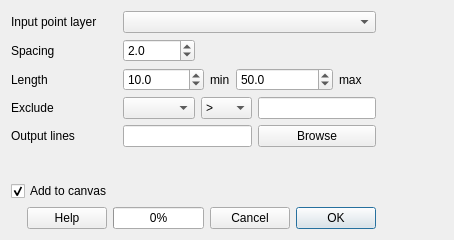
<?xml version="1.0" encoding="UTF-8"?>
<ui version="4.0">
 <class>SlackTreesDialogBase</class>
 <widget class="QDialog" name="SlackTreesDialogBase">
  <property name="geometry">
   <rect>
    <x>0</x>
    <y>0</y>
    <width>454</width>
    <height>240</height>
   </rect>
  </property>
  <property name="windowTitle">
   <string>SlackTrees</string>
  </property>
  <layout class="QGridLayout" name="gridLayout">
   <item row="0" column="0" colspan="2">
    <widget class="QLabel" name="InputLabel">
     <property name="text">
      <string>Input point layer</string>
     </property>
    </widget>
   </item>
   <item row="0" column="2" colspan="7">
    <widget class="QgsMapLayerComboBox" name="InputMapLayerComboBox">
     <property name="sizePolicy">
      <sizepolicy hsizetype="Expanding" vsizetype="Fixed">
       <horstretch>0</horstretch>
       <verstretch>0</verstretch>
      </sizepolicy>
     </property>
     <property name="sizeAdjustPolicy">
      <enum>QComboBox::AdjustToContents</enum>
     </property>
     <property name="filters">
      <set>QgsMapLayerProxyModel::HasGeometry|QgsMapLayerProxyModel::LineLayer|QgsMapLayerProxyModel::NoGeometry|QgsMapLayerProxyModel::PluginLayer|QgsMapLayerProxyModel::PointLayer|QgsMapLayerProxyModel::PolygonLayer|QgsMapLayerProxyModel::VectorLayer</set>
     </property>
    </widget>
   </item>
   <item row="1" column="0">
    <widget class="QLabel" name="SpacingLabel">
     <property name="text">
      <string>Spacing</string>
     </property>
    </widget>
   </item>
   <item row="1" column="2">
    <widget class="QgsDoubleSpinBox" name="SpacingDoubleSpinBox">
     <property name="decimals">
      <number>1</number>
     </property>
     <property name="maximum">
      <double>50.000000000000000</double>
     </property>
     <property name="value">
      <double>2.000000000000000</double>
     </property>
     <property name="showClearButton">
      <bool>true</bool>
     </property>
    </widget>
   </item>
   <item row="2" column="0">
    <widget class="QLabel" name="LengthLabel">
     <property name="text">
      <string>Length</string>
     </property>
    </widget>
   </item>
   <item row="4" column="2" colspan="4">
    <widget class="QLineEdit" name="OutputLIneEdit">
     <property name="readOnly">
      <bool>true</bool>
     </property>
    </widget>
   </item>
   <item row="2" column="2" colspan="2">
    <widget class="QgsDoubleSpinBox" name="LengthMinDoubleSpinBox">
     <property name="decimals">
      <number>1</number>
     </property>
     <property name="maximum">
      <double>499.000000000000000</double>
     </property>
     <property name="value">
      <double>10.000000000000000</double>
     </property>
     <property name="showClearButton">
      <bool>true</bool>
     </property>
    </widget>
   </item>
   <item row="2" column="4">
    <widget class="QLabel" name="LengthMinLabel">
     <property name="text">
      <string>min</string>
     </property>
    </widget>
   </item>
   <item row="2" column="5" colspan="3">
    <widget class="QgsDoubleSpinBox" name="LengthMaxDoubleSpinBox">
     <property name="decimals">
      <number>1</number>
     </property>
     <property name="minimum">
      <double>1.000000000000000</double>
     </property>
     <property name="maximum">
      <double>500.000000000000000</double>
     </property>
     <property name="singleStep">
      <double>1.000000000000000</double>
     </property>
     <property name="value">
      <double>50.000000000000000</double>
     </property>
     <property name="showClearButton">
      <bool>true</bool>
     </property>
    </widget>
   </item>
   <item row="2" column="8">
    <widget class="QLabel" name="LengthMaxLabel">
     <property name="text">
      <string>max</string>
     </property>
    </widget>
   </item>
   <item row="3" column="0">
    <widget class="QLabel" name="ExcludeLabel">
     <property name="text">
      <string>Exclude</string>
     </property>
    </widget>
   </item>
   <item row="3" column="2">
    <widget class="QgsFieldComboBox" name="ExcludeFieldComboBox"/>
   </item>
   <item row="3" column="3" colspan="3">
    <widget class="QComboBox" name="ExcludeComboBox">
     <item>
      <property name="text">
       <string>&gt;</string>
      </property>
     </item>
     <item>
      <property name="text">
       <string>&lt;</string>
      </property>
     </item>
     <item>
      <property name="text">
       <string>&gt;=</string>
      </property>
     </item>
     <item>
      <property name="text">
       <string>&lt;=</string>
      </property>
     </item>
     <item>
      <property name="text">
       <string>==</string>
      </property>
     </item>
     <item>
      <property name="text">
       <string>!=</string>
      </property>
     </item>
    </widget>
   </item>
   <item row="3" column="6" colspan="3">
    <widget class="QLineEdit" name="ExcludeLineEdit"/>
   </item>
   <item row="4" column="0">
    <widget class="QLabel" name="OutputLabel">
     <property name="text">
      <string>Output lines</string>
     </property>
    </widget>
   </item>
   <item row="4" column="6" colspan="3">
    <widget class="QPushButton" name="OutputBrowseButton">
     <property name="text">
      <string>Browse</string>
     </property>
    </widget>
   </item>
   <item row="6" column="0" colspan="2">
    <widget class="QCheckBox" name="CanvasCheckBox">
     <property name="text">
      <string>Add to canvas</string>
     </property>
     <property name="checked">
      <bool>true</bool>
     </property>
    </widget>
   </item>
   <item row="7" column="0">
    <widget class="QDialogButtonBox" name="HelpButton">
     <property name="standardButtons">
      <set>QDialogButtonBox::Help</set>
     </property>
    </widget>
   </item>
   <item row="7" column="1" colspan="3">
    <widget class="QProgressBar" name="ProgressBar">
     <property name="value">
      <number>0</number>
     </property>
    </widget>
   </item>
   <item row="7" column="4" colspan="3">
    <widget class="QDialogButtonBox" name="CancelButton">
     <property name="orientation">
      <enum>Qt::Horizontal</enum>
     </property>
     <property name="standardButtons">
      <set>QDialogButtonBox::Cancel</set>
     </property>
    </widget>
   </item>
   <item row="7" column="7" colspan="2">
    <widget class="QDialogButtonBox" name="OkButton">
     <property name="standardButtons">
      <set>QDialogButtonBox::Ok</set>
     </property>
    </widget>
   </item>
   <item row="5" column="0">
    <spacer name="verticalSpacer">
     <property name="orientation">
      <enum>Qt::Vertical</enum>
     </property>
     <property name="sizeHint" stdset="0">
      <size>
       <width>20</width>
       <height>40</height>
      </size>
     </property>
    </spacer>
   </item>
   <item row="2" column="9">
    <spacer name="horizontalSpacer">
     <property name="orientation">
      <enum>Qt::Horizontal</enum>
     </property>
     <property name="sizeHint" stdset="0">
      <size>
       <width>40</width>
       <height>20</height>
      </size>
     </property>
    </spacer>
   </item>
  </layout>
 </widget>
 <customwidgets>
  <customwidget>
   <class>QgsDoubleSpinBox</class>
   <extends>QDoubleSpinBox</extends>
   <header>qgsdoublespinbox.h</header>
  </customwidget>
  <customwidget>
   <class>QgsFieldComboBox</class>
   <extends>QComboBox</extends>
   <header>qgsfieldcombobox.h</header>
  </customwidget>
  <customwidget>
   <class>QgsMapLayerComboBox</class>
   <extends>QComboBox</extends>
   <header>qgsmaplayercombobox.h</header>
  </customwidget>
 </customwidgets>
 <resources/>
 <connections>
  <connection>
   <sender>CancelButton</sender>
   <signal>rejected()</signal>
   <receiver>SlackTreesDialogBase</receiver>
   <slot>reject()</slot>
   <hints>
    <hint type="sourcelabel">
     <x>461</x>
     <y>230</y>
    </hint>
    <hint type="destinationlabel">
     <x>521</x>
     <y>239</y>
    </hint>
   </hints>
  </connection>
 </connections>
</ui>
